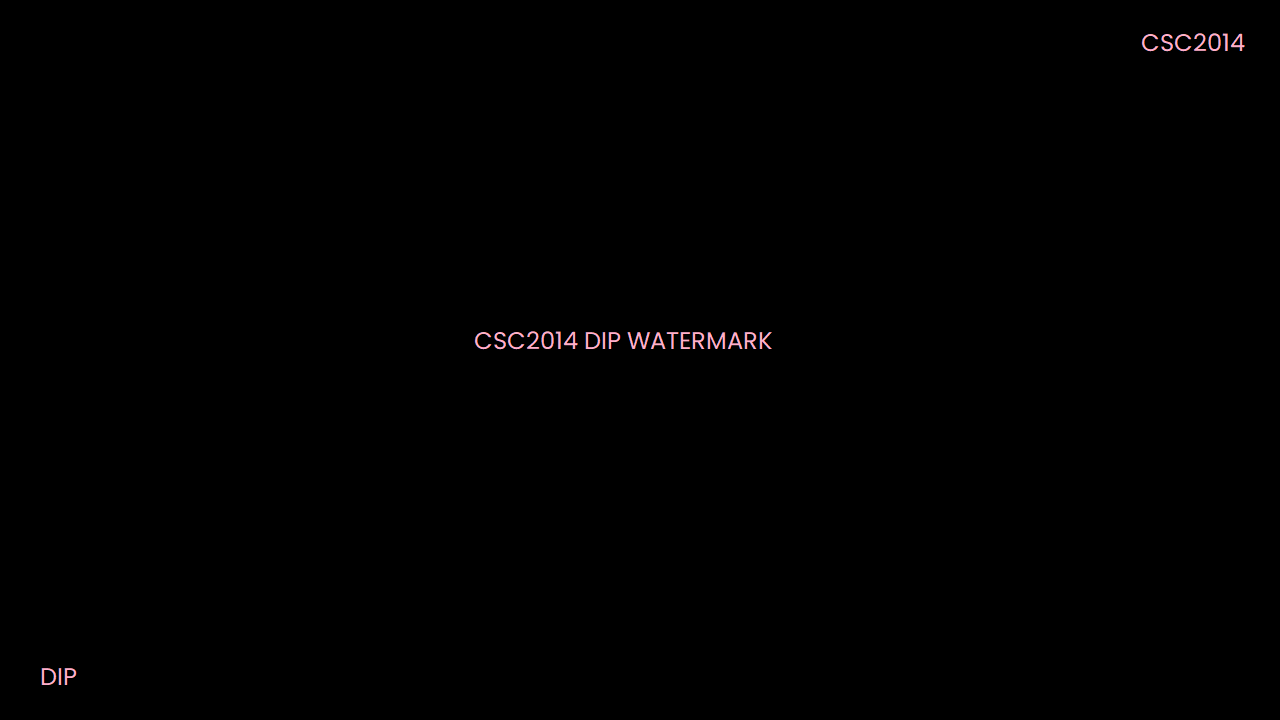
#> input picture img/watermark1.png, 1280 x 720 px
$ python video.py
#> lines starting #> are read from the running program, lines starting #| are printed output that depends on the picture; long printed decimals are rounded; pictures that were not available may be replaced by others from this repository, and a replacement may not be noted
import numpy as np
import cv2

vid = cv2.VideoCapture("video/traffic.mp4")
talking = cv2.VideoCapture("video/talking.mp4")
wm1 = cv2.imread("img/watermark1.png", cv2.IMREAD_UNCHANGED)
#> wm1 is the input picture: shape (720, 1280, 3); mean B, G, R 0.5, 0.5, 0.7
wm2 = cv2.imread("img/watermark2.png", cv2.IMREAD_UNCHANGED)
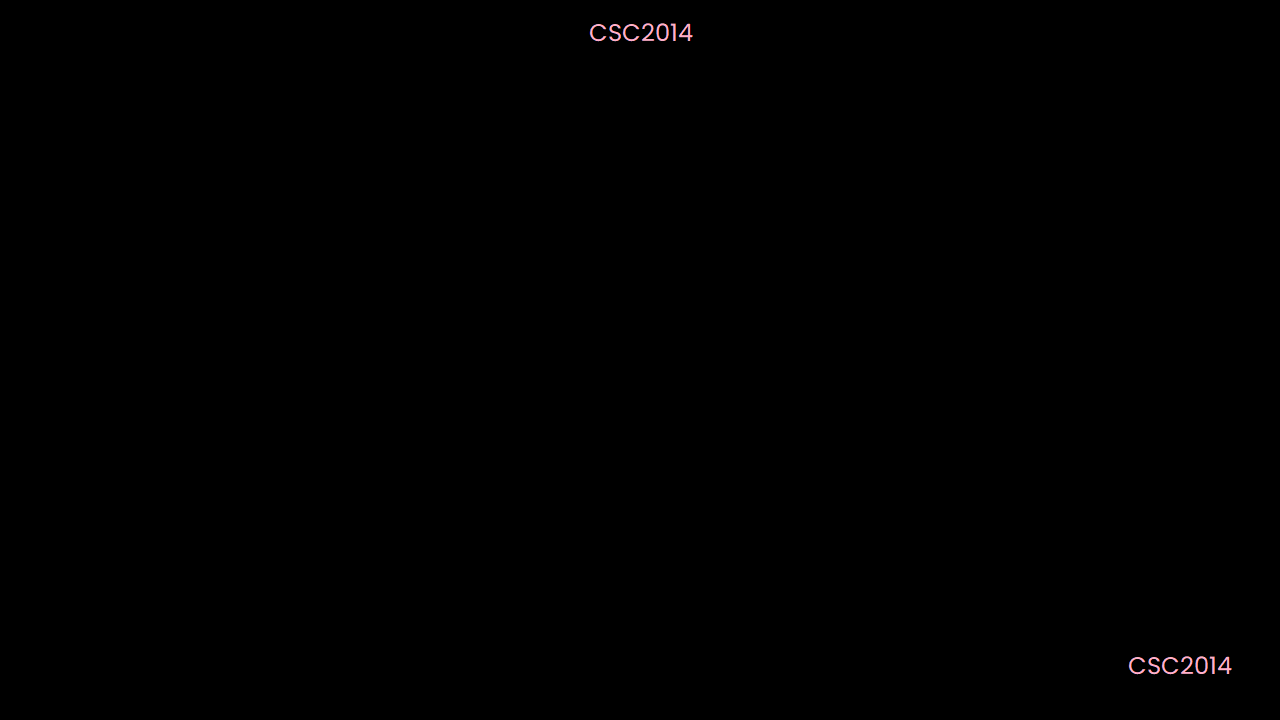
#> input picture img/watermark2.png, 1280 x 720 px
#> wm2 is the input picture: shape (720, 1280, 3); mean B, G, R 0.2, 0.2, 0.3
wm1 = cv2.resize(wm1, (1280, 720))
wm2 = cv2.resize(wm2, (1280, 720))
talking_active = True
out = cv2.VideoWriter("traffic.avi",
                      cv2.VideoWriter_fourcc(*"MJPG"),
                      30.0,
                      (1280, 720))

total_no_frames = vid.get(cv2.CAP_PROP_FRAME_COUNT)

vid.set(cv2.CAP_PROP_POS_FRAMES, 0)
brightness_sum = 0
frame_check = 30
for i in range(frame_check):
    ret, temp_frame = vid.read()
    if not ret:
        break
    gray_temp = cv2.cvtColor(temp_frame, cv2.COLOR_BGR2GRAY)
    brightness_sum += np.mean(gray_temp)
#> this loop made 30 passes
#> brightness_sum on passes 1 to 12: 170.5, 341.2, 511.8, 682.5, 852.9, 1023.3, 1193.9, 1364.4, 1534.8, 1705.3, 1875.9, 2046.5
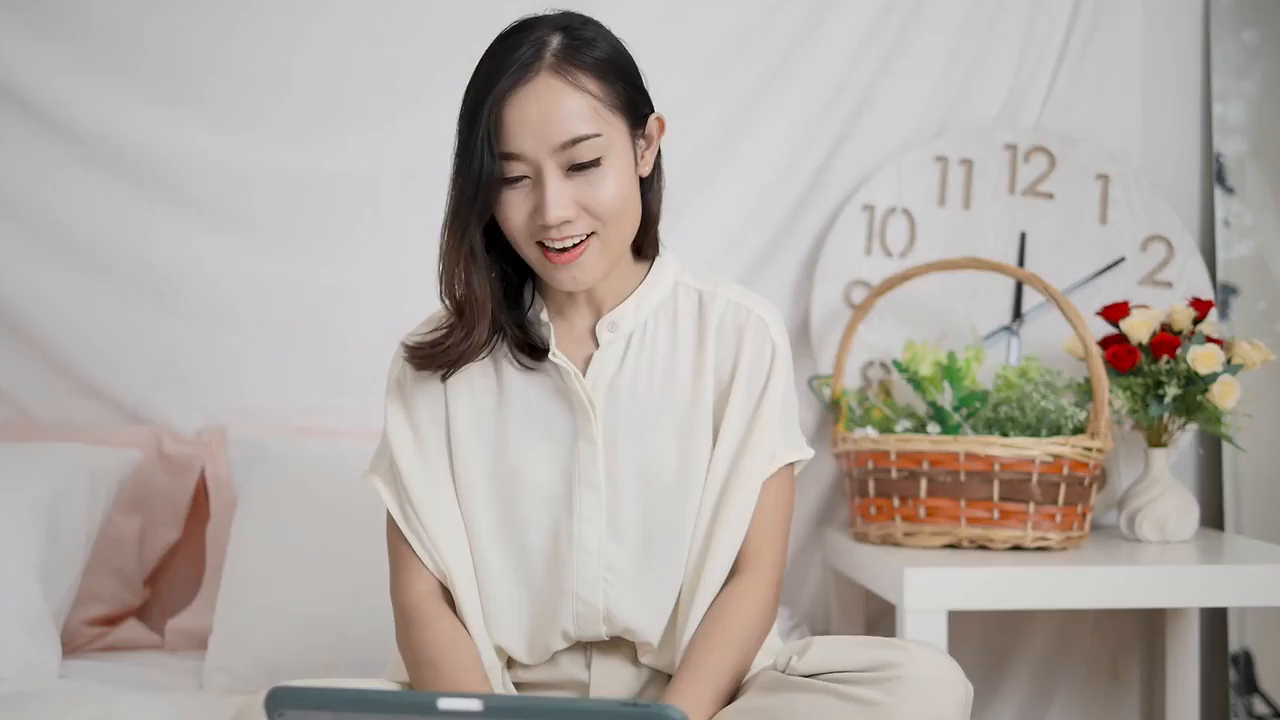
#> input picture frame 0 of video/talking.mp4, 1280 x 720 px, given in place of traffic.mp4, which was not available
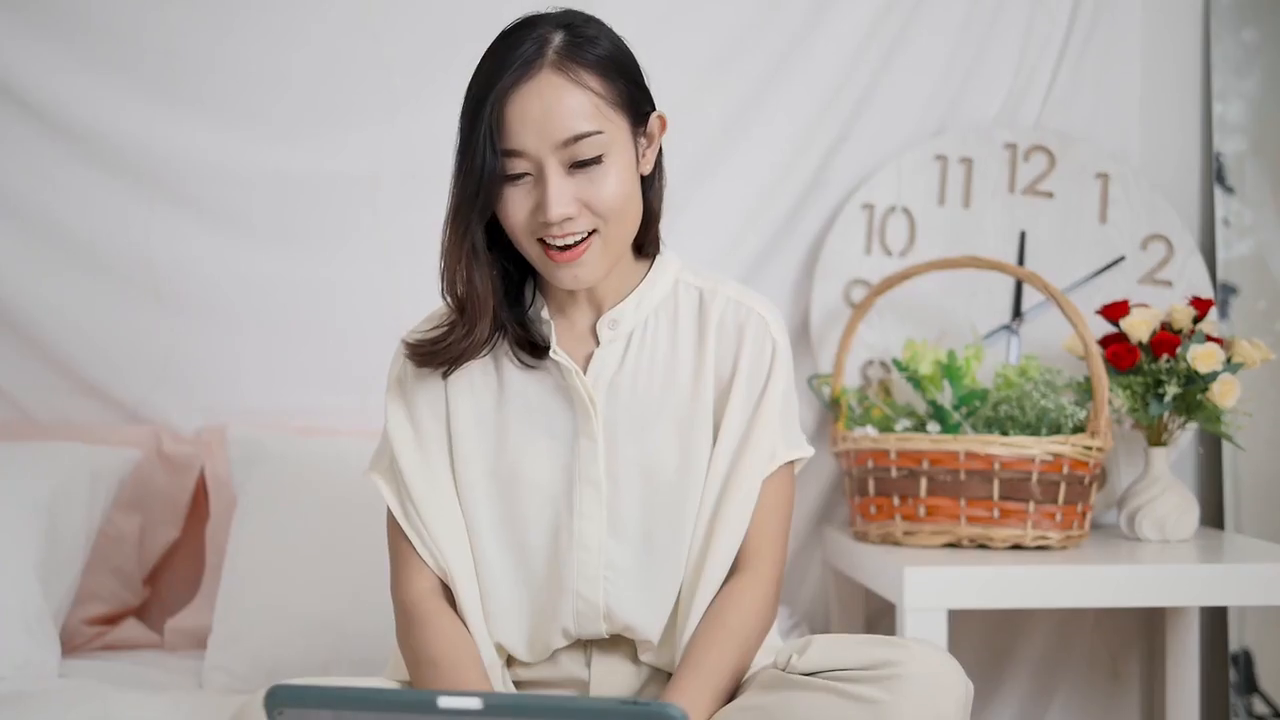
#> input picture frame 1 of video/talking.mp4, 1280 x 720 px, given in place of traffic.mp4, which was not available
#> after the loop:
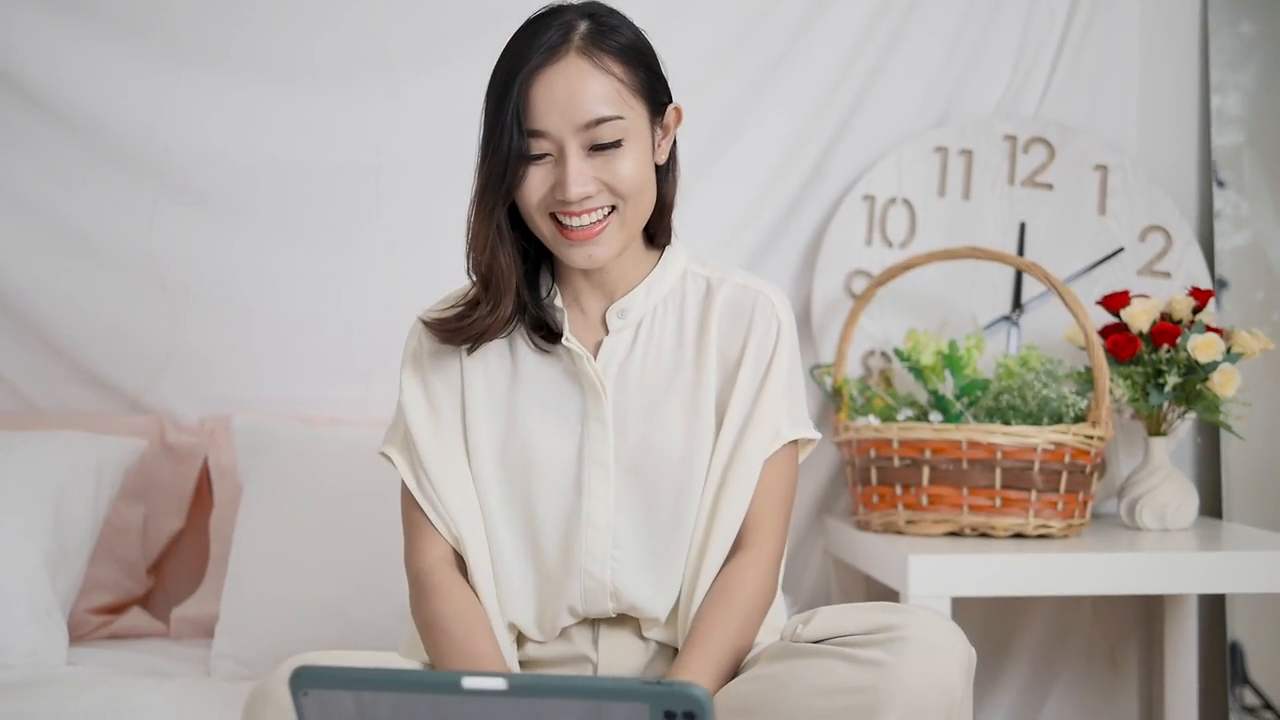
#> temp_frame: shape (720, 1280, 3); mean B, G, R 163.7, 168.7, 176.1
#> after the loop, brightness_sum = 5120

avg_brightness = brightness_sum / frame_check
#> avg_brightness = 170.7
print("Average brightness:", avg_brightness)
#| Average brightness: 170.666
is_night = avg_brightness < 100
#> is_night = False
vid.set(cv2.CAP_PROP_POS_FRAMES, 0)

face_cascade = cv2.CascadeClassifier("face_detector.xml")

for frame_count in range(0, int(total_no_frames)):
    success, frame = vid.read()
    if not success:
        break

    if is_night:
        hsv = cv2.cvtColor(frame, cv2.COLOR_BGR2HSV)
        h, s, v = cv2.split(hsv)
        v = np.clip(v + 50, 0, 255)
        final_hsv = cv2.merge((h, s, v))
        frame = cv2.cvtColor(final_hsv, cv2.COLOR_HSV2BGR)

    gray = cv2.cvtColor(frame, cv2.COLOR_BGR2GRAY)
    faces = face_cascade.detectMultiScale(gray, 1.3, 5)
    for (x, y, w, h) in faces:
        face = frame[y:y+h, x:x+w]
        blur = cv2.GaussianBlur(face, (51, 51), 30)
        frame[y:y+h, x:x+w] = blur

    if talking_active:
        ret_talking, talking_frame = talking.read()
        if ret_talking:
            talking_frame = cv2.resize(talking_frame, (320, 180))
            frame[0:180, 0:320] = talking_frame
        else:
            talking_active = False

    current_wm = wm1 if talking_active else wm2
    frame = cv2.addWeighted(frame, 1.0, current_wm, 0.3, 0)

    out.write(frame)

vid.release()
talking.release()

end = cv2.VideoCapture("video/endscreen.mp4")

while True:
    ret_end, end_frame = end.read()
    if not ret_end:
        break

    end_frame = cv2.resize(end_frame, (1280, 720))
    out.write(end_frame)

end.release()
out.release()
cv2.destroyAllWindows()
print("Done")
